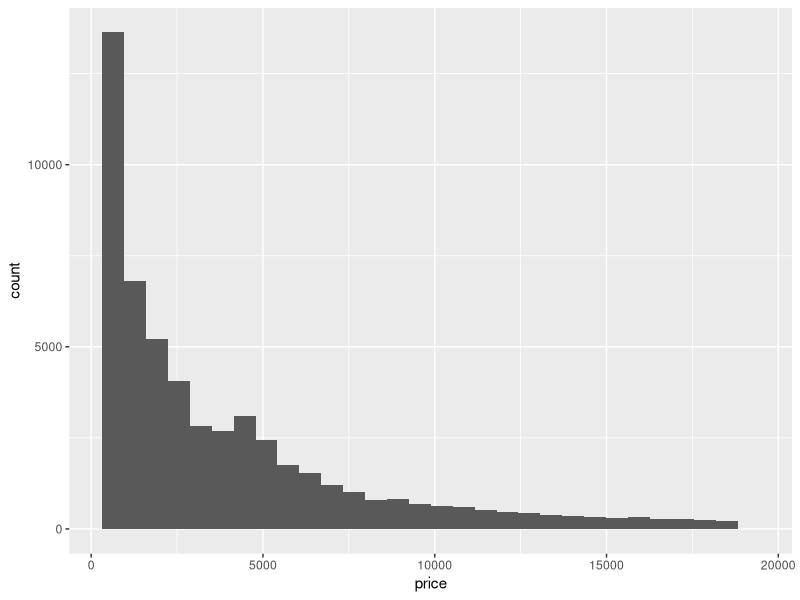
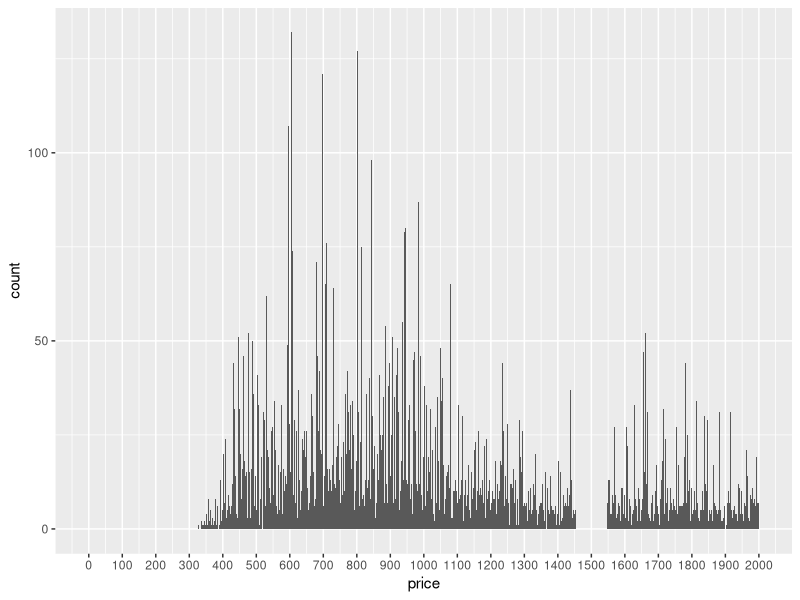
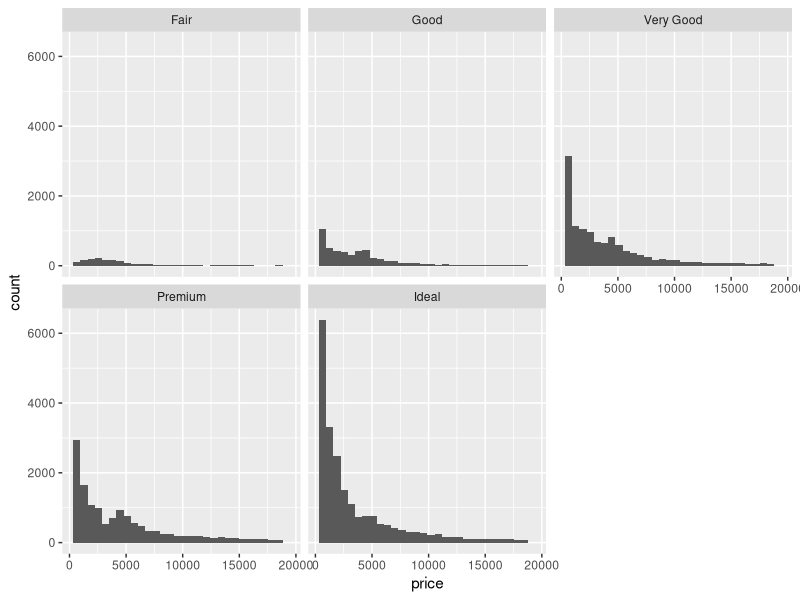
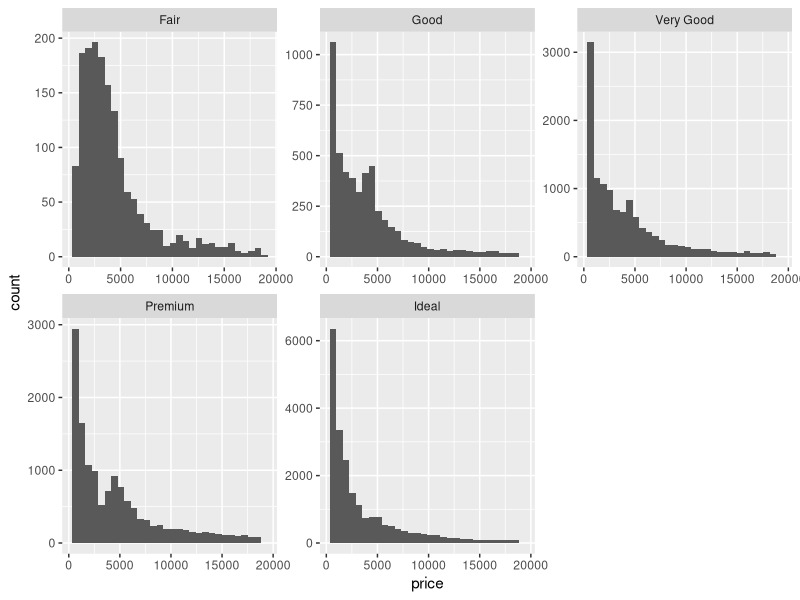
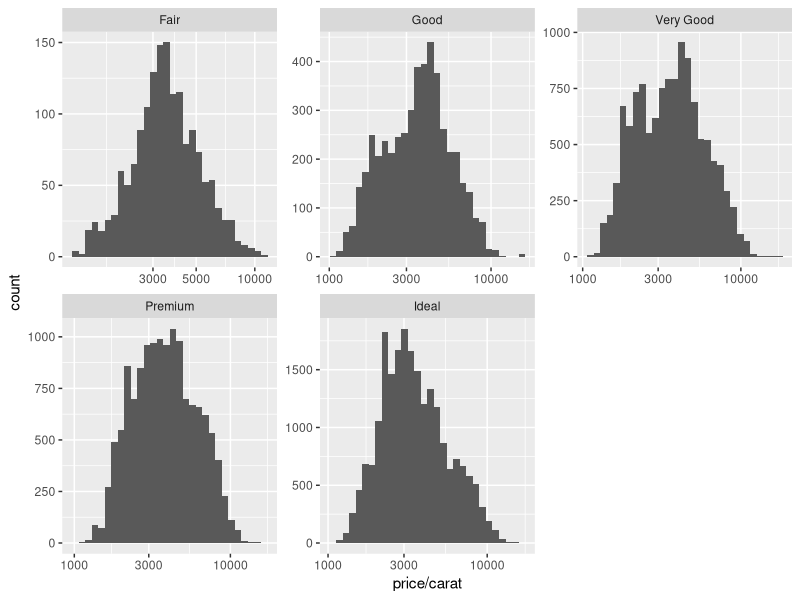
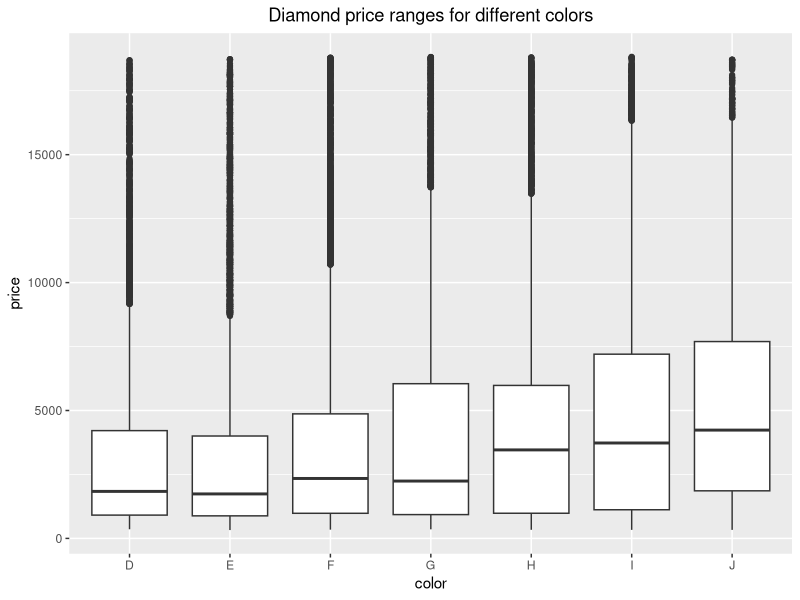
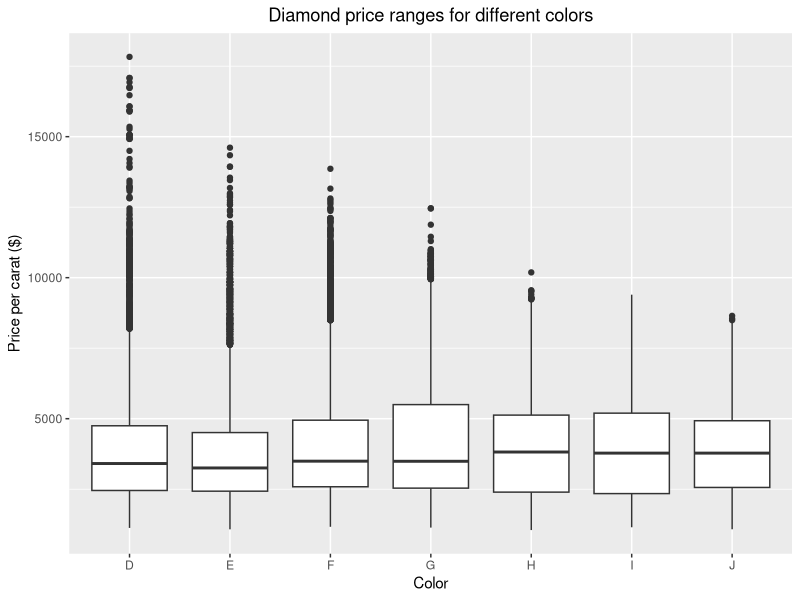
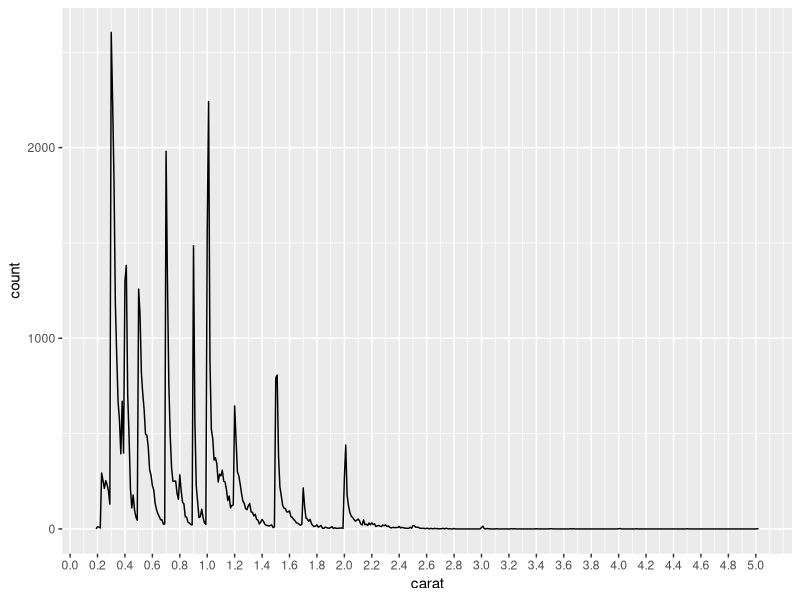

Write the R code that produced these figures, in order.
## ---- chunk 1

library(ggplot2)
data(diamonds)

## ---- chunk 2

# Quiz #1: Data set dimensions and structure
dim(diamonds)
str(diamonds)

# Quiz #2: Histogram
ggplot(data = diamonds, aes(x = price)) +
  geom_histogram()

# Quiz #3: Summary statistics
summary(diamonds)

# Quiz #4: Subsetting
dim(subset(diamonds, price < 500))
dim(subset(diamonds, price < 250))
dim(subset(diamonds, price >= 15000))
# OR
dim(diamonds[diamonds$price < 500,])


# Quiz #5: Scales
ggplot(data = diamonds, aes(x = price)) +
  geom_histogram(binwidth = 1) +
  scale_x_continuous(limits = c(0,2000), breaks = seq(0,2000,100))

## ---- chunk 3

# Quiz #6: Faceting
ggplot(data = diamonds, aes(x = price)) +
  geom_histogram() +
#  scale_x_continuous() +
  facet_wrap(~cut)

# Quiz #7: "by"
by(diamonds$price, diamonds$cut, summary)

# Quiz #8: Free scales
ggplot(data = diamonds, aes(x = price)) +
  geom_histogram() +
#  scale_x_continuous() +
  facet_wrap(~cut, scales="free")

# Quiz #9: Logarithmic scales
ggplot(data = subset(diamonds, !is.na(carat)), aes(x = price/carat)) +
  geom_histogram() +
  scale_x_log10() +
#  scale_x_continuous() +
  facet_wrap(~cut, scales="free")

# Quiz #10: Box plots
ggplot(data = diamonds, aes(x = color, y = price)) +
  geom_boxplot() +
  ggtitle('Diamond price ranges for different colors') +
  theme(plot.title = element_text(hjust = 0.5))

# Quiz #11
by(diamonds$price, diamonds$color, summary)

# Quiz 12: Labeling
ggplot(data = diamonds, aes(x = color, y = price/carat)) +
  geom_boxplot() +
  ggtitle('Diamond price ranges for different colors') +
  theme(plot.title = element_text(hjust = 0.5)) +
  xlab('Color') +
  ylab('Price per carat ($)')

# Quiz 13: Frequency polygon
ggplot(data = diamonds, aes(x = carat)) +
  geom_freqpoly(binwidth = 0.01) +
  scale_x_continuous(breaks = seq(0,5,.2))







